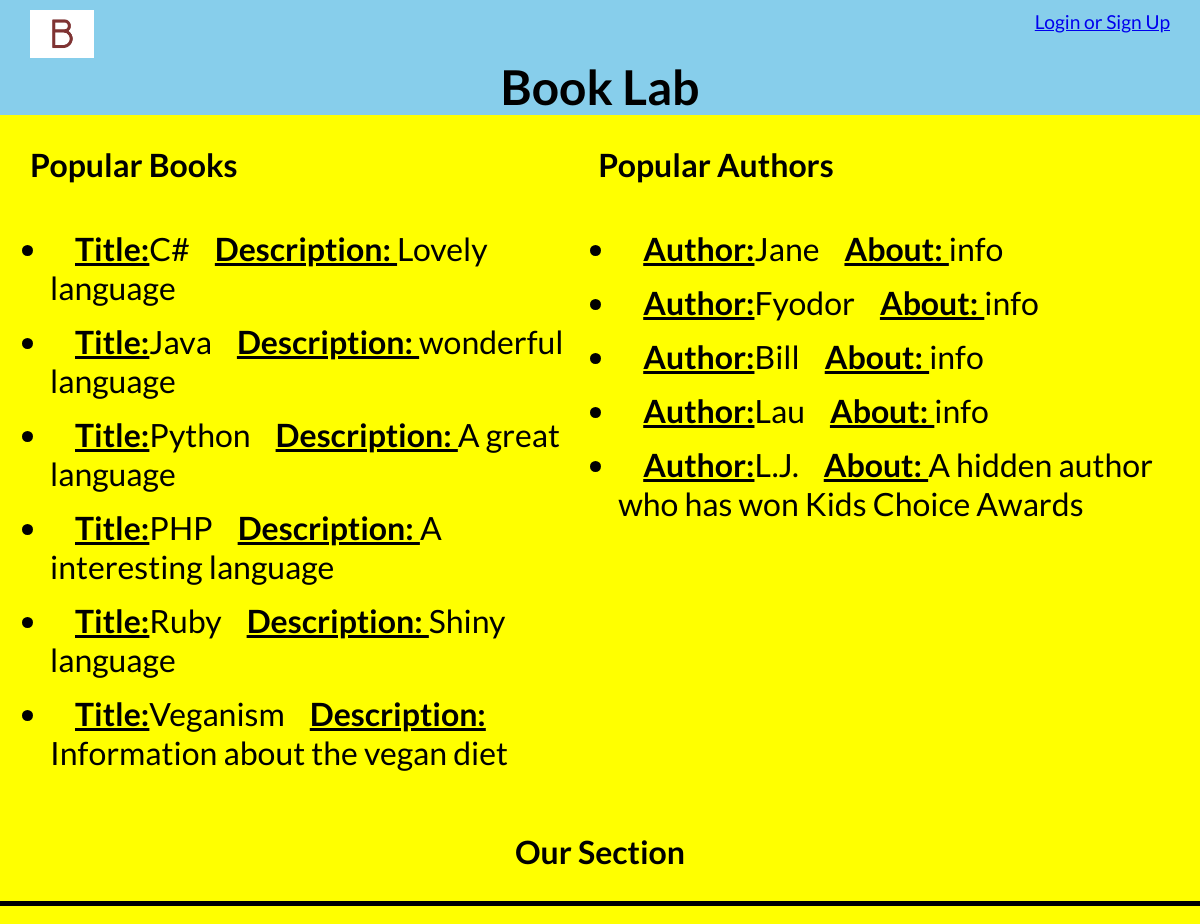
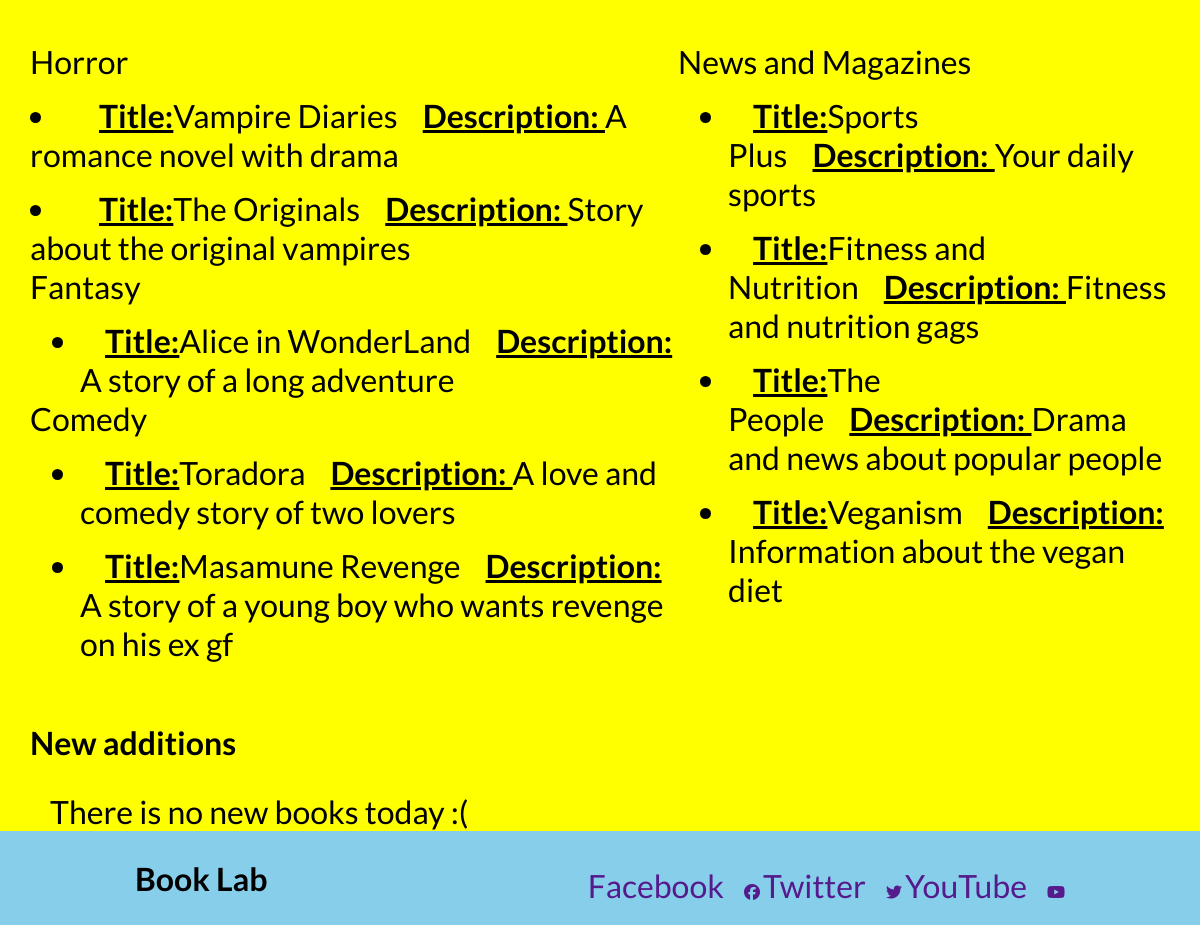
The page / on the database its author committed (2 pictures, top to bottom).
### books_authors_app/models.py (models this page shows)
class Book(models.Model):
    title = models.CharField(max_length=255)
    description = models.TextField()
    genre = models.TextField(null=True)
    form = models.CharField(max_length=140, null=True)
    created_at = models.DateTimeField(auto_now_add=True)
    liked_users = models.ManyToManyField(Users, related_name="users_liked")
    updated_at = models.DateTimeField(auto_now=True)

class Author(models.Model):
    first_name = models.CharField(max_length=45)
    last_name = models.CharField(max_length=45)
    notes = models.TextField()
    liked_users = models.ManyToManyField(Users, related_name="user_liked")
    books = models.ManyToManyField(Book, related_name="authors")
    created_at = models.DateTimeField(auto_now_add=True)
    updated_at = models.DateTimeField(auto_now=True)

### books_authors_app/views.py (the view)
# urls.py: path('', views.index),
def index(request):
    if "userid" in request.session:
        request.session.flush()
        context={
        'favbooks': Book.objects.all(),
        'favAuthor': Author.objects.all(),
        'today': date.today(),
        }
        return render(request, "index.html", context)
    else:
        context={
        'favbooks': Book.objects.all(),
        'favAuthor': Author.objects.all(),
        'today': date.today(),
        }
        return render(request, "index.html", context)

### books_authors_app/templates/index.html (shortened to what this page needs)
<!DOCTYPE html>
    <html lang="en">
        <head>
            {% load static %}
            <link rel="stylesheet" href="{% static '../static/css/index.css' %}">
        </head>
        <body>
            <nav>
                <div class="links">
                    <img src="{% static '../static/images/bIcon.jpg' %}" alt="Company logo of a B">
                    <a href="/login" id="alert">Login or Sign Up</a>
                </div>
                <h1>Book Lab</h1>
            </nav>
            <main>
                <section class="popularSec">
                    <div>
                    <h3>Popular Books</h3>
                    <ul>
                        {% for book in favbooks %}
                            {% if book.liked_users.all %}
                                <li> <span class="bold">Title:</span>{{book.title}}<span class="bold">Description: </span>{{book.description}}</li>
                            {% endif %}
                        {% endfor %}
                    </ul>
                    </div>
                    <div>
                        <h3>Popular Authors</h3>
                        <ul>
                            {% for author in favAuthor %}
                                {% if author.liked_users.all %}
                                    <li><span class="bold">Author:</span>{{author.first_name}}<span class="bold">About: </span>{{author.notes}}</li>
                                {% endif %}
                            {% endfor %}
                        </ul>
                    </div>
                </section>
                <section class="genres">
                    <h3>Our Section</h3>
                    <div class="genContainer">
                        <div>
                            <div>
                                <span>Horror</span>
                                {% for book in favbooks %}
                                    {% if book.genre == 'Horror' %}
                                        <li><span class="bold">Title:</span>{{book.title}}<span class="bold">Description: </span>{{book.description}}</li>
                                    {% endif %}
                                {% endfor %}
                            </div>
                            <div>
                                <span>Fantasy</span>
                                <ul>
                                    {% for book in favbooks %}
                                        {% if book.genre == 'Fantasy' %}
                                            <li><span class="bold">Title:</span>{{book.title}}<span class="bold">Description: </span>{{book.description}}</li>
                                        {% endif %}
                                    {% endfor %}
                                </ul>
                            </div>
                            <div>
                                <span>Comedy</span>
                                <ul>
                                    {% for book in favbooks %}
                                        {% if book.genre == 'Comedy' %}
                                            <li><span class="bold">Title:</span>{{book.title}}<span class="bold">Description: </span>{{book.description}}</li>
                                        {% endif %}
                                    {% endfor %}
                                </ul>
                            </div>
                        </div>
                        <div>
                            <span>News and Magazines</span>
                            <ul>
                                {% for book in favbooks %}
                                    {% if book.form == 'News' or book.form == 'Magazine' %}
                                        <li><span class="bold">Title:</span>{{book.title}}<span class="bold">Description: </span>{{book.description}}</li>
                                    {% endif %}
                                {% endfor %}
                            </ul>
                        </div>
                    </div>
                </section>
                <section>
                    <h3>New additions</h3>
                    <ul>
                                <span>There is no new books today :(</span>
                    </ul>
                </section>
            </main>
            <footer>
                <h6>Book Lab</h6>
                <ul>
                    <a href=""><li class="footL">Facebook</li><i class="fa-brands fa-facebook"></i></a>
                    <a href=""><li class="footL">Twitter</li><i class="fa-brands fa-twitter"></i></a>
                    <a href=""><li class="footL">YouTube</li><i class="fa-brands fa-youtube"></i></a>
                </ul>
            </footer>
        </body>
    </html>

### books_authors_app/static/css/index.css (style rules this page uses)
* { margin: 0%; padding: 0%; box-sizing: border-box; font-size: 16px; font-family: 'Lato', sans-serif; }
nav { display: flex; flex-direction: column; background-color: skyblue; text-align: center; }
nav img { height: 3rem; margin-left: 30px; margin-top: 10px; }
nav a { margin-right: 30px; margin-top: 10px; font-size: 1.2rem; }
.links { display: flex; justify-content: space-between; }
h1 { font-size: 3rem; }
main { background-color: yellow; }
main h3 { padding: 30px; font-size: 2rem; }
li { font-size: 2rem; margin-top: 15px; }
span { font-size: 2rem; }
ul { margin-left: 50px; }
.popularSec { display: flex; justify-content: space-around; }
.genres h3 { text-align: center; margin-top: 30px; border-bottom: solid 5px black; }
.genContainer { display: flex; justify-content: space-around; margin-top: 30px; padding: 30px; }
footer { display: flex; justify-content: space-around; align-items: center; background-color: skyblue; }
.footL { display: inline-block; margin-right: 20px; padding: 20px 0 20px 0; }
h6 { font-size: 2rem; }
.bold { font-weight: bolder; text-decoration: underline; margin-left: 25px; }

### rows shown on the page
Book: title "C#", description "Lovely language"
Book: title "Java", description "wonderful language"
Book: title "Python", description "A great language"
Book: title "PHP", description "A interesting language"
Book: title "Ruby", description "Shiny language"
Book: title "Veganism", description "Information about the vegan diet"
Author: first_name "Jane", notes "info"
Author: first_name "Fyodor", notes "info"
Author: first_name "Bill", notes "info"
Author: first_name "Lau", notes "info"
Author: first_name "L.J.", notes "A hidden author who has won Kids Choice Awards"
Book: title "Vampire Diaries", description "A romance novel with drama"
Book: title "The Originals", description "Story about the original vampires"
Book: title "Alice in WonderLand", description "A story of a long adventure"
Book: title "Toradora", description "A love and comedy story of two lovers"
Book: title "Masamune Revenge", description "A story of a young boy who wants revenge on his ex gf"
Book: title "Sports Plus", description "Your daily sports"
Book: title "Fitness and Nutrition", description "Fitness and nutrition gags"
Book: title "The People", description "Drama and news about popular people"
